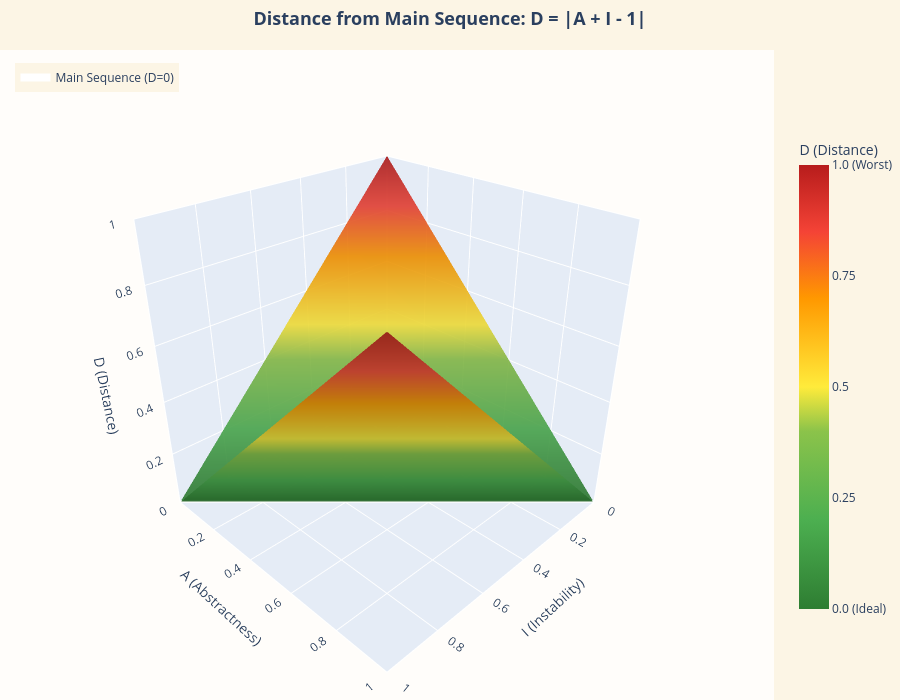

Notebook cell for this chart:
### Markdown cell above
---
## 🧊 Interactive 3D: Distance from Main Sequence

**D = |A + I - 1|**

The "valley" along the diagonal is the **Main Sequence** where D = 0 (ideal).

### Code cell
# ============================================================
# 🧊 DISTANCE 3D SURFACE
# ============================================================

# Build mesh
n = CONFIG['mesh_points']
I_range = np.linspace(0, 1, n)
A_range = np.linspace(0, 1, n)
I_grid, A_grid = np.meshgrid(I_range, A_range)
D_grid = calc_distance(A_grid, I_grid)

# Main Sequence line (D=0)
main_seq_i = np.linspace(0, 1, 50)
main_seq_a = 1 - main_seq_i
main_seq_d = np.zeros_like(main_seq_i)

# Create figure
fig_distance = go.Figure()

# Surface
fig_distance.add_trace(go.Surface(
    x=I_grid, y=A_grid, z=D_grid,
    colorscale=CONFIG['distance_colorscale'],
    cmin=0, cmax=1,
    colorbar=dict(
        title=dict(text='D (Distance)', font=dict(size=14)),
        tickvals=[0, 0.25, 0.5, 0.75, 1.0],
        ticktext=['0.0 (Ideal)', '0.25', '0.5', '0.75', '1.0 (Worst)'],
        len=0.75,
    ),
    hovertemplate='I: %{x:.2f}<br>A: %{y:.2f}<br>D: %{z:.3f}<extra></extra>',
    opacity=0.9,
))

# Main Sequence line
fig_distance.add_trace(go.Scatter3d(
    x=main_seq_i, y=main_seq_a, z=main_seq_d,
    mode='lines',
    line=dict(color='white', width=8),
    name='Main Sequence (D=0)',
    hovertemplate='Main Sequence<br>I: %{x:.2f}<br>A: %{y:.2f}<extra></extra>',
))

fig_distance.update_layout(
    title=dict(
        text='<b>Distance from Main Sequence: D = |A + I - 1|</b>',
        font=dict(size=18),
        x=0.5,
    ),
    scene=dict(
        xaxis=dict(title='I (Instability)', range=[0, 1]),
        yaxis=dict(title='A (Abstractness)', range=[0, 1]),
        zaxis=dict(title='D (Distance)', range=[0, 1]),
        camera=CONFIG['camera'],
        bgcolor=CONFIG['plot_bg'],
    ),
    paper_bgcolor=CONFIG['paper_bg'],
    margin=dict(l=0, r=0, t=50, b=0),
    height=700,
    showlegend=True,
    legend=dict(x=0.02, y=0.98),
)

fig_distance.show()

# Uncomment to save:
# fig_distance.write_html('distance-3d-interactive.html', include_plotlyjs='cdn')

### Figure 1 — Plotly figure (JSON) as saved in the notebook; plotly's stock layout.template omitted (floating-point values rounded to 4 significant figures; data arrays with more than 128 entries replaced by an {"elided": "..."} marker saying what was removed)
{"data": [{"cmax": 1, "cmin": 0, "colorbar": {"len": 0.75, "ticktext": ["0.0 (Ideal)", "0.25", "0.5", "0.75", "1.0 (Worst)"], "tickvals": [0, 0.25, 0.5, 0.75, 1], "title": {"font": {"size": 14}, "text": "D (Distance)"}}, "colorscale": [[0, "#2E7D32"], [0.2, "#4CAF50"], [0.4, "#8BC34A"], [0.5, "#FFEB3B"], [0.7, "#FF9800"], [0.85, "#F44336"], [1, "#B71C1C"]], "hovertemplate": "I: %{x:.2f}<br>A: %{y:.2f}<br>D: %{z:.3f}<extra></extra>", "opacity": 0.9, "type": "surface", "x": {"elided": "100x100 float values"}, "y": {"elided": "100x100 float values"}, "z": {"elided": "100x100 float values"}}, {"hovertemplate": "Main Sequence<br>I: %{x:.2f}<br>A: %{y:.2f}<extra></extra>", "line": {"color": "white", "width": 8}, "mode": "lines", "name": "Main Sequence (D=0)", "type": "scatter3d", "x": [0.0, 0.02041, 0.04082, 0.06122, 0.08163, 0.102, 0.1224, 0.1429, 0.1633, 0.1837, 0.2041, 0.2245, 0.2449, 0.2653, 0.2857, 0.3061, 0.3265, 0.3469, 0.3673, 0.3878, 0.4082, 0.4286, 0.449, 0.4694, 0.4898, 0.5102, 0.5306, 0.551, 0.5714, 0.5918, 0.6122, 0.6327, 0.6531, 0.6735, 0.6939, 0.7143, 0.7347, 0.7551, 0.7755, 0.7959, 0.8163, 0.8367, 0.8571, 0.8776, 0.898, 0.9184, 0.9388, 0.9592, 0.9796, 1.0], "y": [1.0, 0.9796, 0.9592, 0.9388, 0.9184, 0.898, 0.8776, 0.8571, 0.8367, 0.8163, 0.7959, 0.7755, 0.7551, 0.7347, 0.7143, 0.6939, 0.6735, 0.6531, 0.6327, 0.6122, 0.5918, 0.5714, 0.551, 0.5306, 0.5102, 0.4898, 0.4694, 0.449, 0.4286, 0.4082, 0.3878, 0.3673, 0.3469, 0.3265, 0.3061, 0.2857, 0.2653, 0.2449, 0.2245, 0.2041, 0.1837, 0.1633, 0.1429, 0.1224, 0.102, 0.08163, 0.06122, 0.04082, 0.02041, 0.0], "z": [0.0, 0.0, 0.0, 0.0, 0.0, 0.0, 0.0, 0.0, 0.0, 0.0, 0.0, 0.0, 0.0, 0.0, 0.0, 0.0, 0.0, 0.0, 0.0, 0.0, 0.0, 0.0, 0.0, 0.0, 0.0, 0.0, 0.0, 0.0, 0.0, 0.0, 0.0, 0.0, 0.0, 0.0, 0.0, 0.0, 0.0, 0.0, 0.0, 0.0, 0.0, 0.0, 0.0, 0.0, 0.0, 0.0, 0.0, 0.0, 0.0, 0.0]}], "layout": {"height": 700, "legend": {"x": 0.02, "y": 0.98}, "margin": {"b": 0, "l": 0, "r": 0, "t": 50}, "paper_bgcolor": "#FCF5E5", "scene": {"bgcolor": "rgba(252,245,229,0.8)", "camera": {"eye": {"x": 1.5, "y": 1.5, "z": 1.2}, "up": {"x": 0, "y": 0, "z": 1}}, "xaxis": {"range": [0, 1], "title": {"text": "I (Instability)"}}, "yaxis": {"range": [0, 1], "title": {"text": "A (Abstractness)"}}, "zaxis": {"range": [0, 1], "title": {"text": "D (Distance)"}}}, "showlegend": true, "title": {"font": {"size": 18}, "text": "<b>Distance from Main Sequence: D = |A + I - 1|</b>", "x": 0.5}}}
